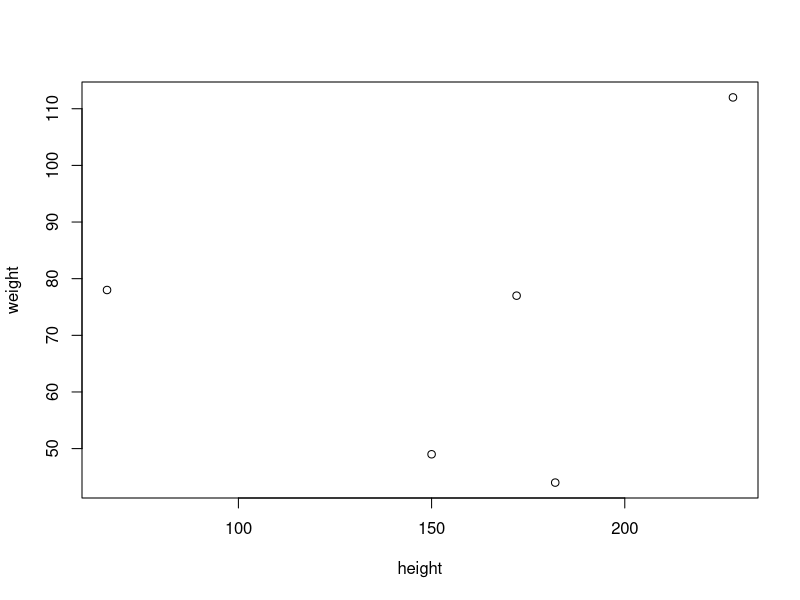
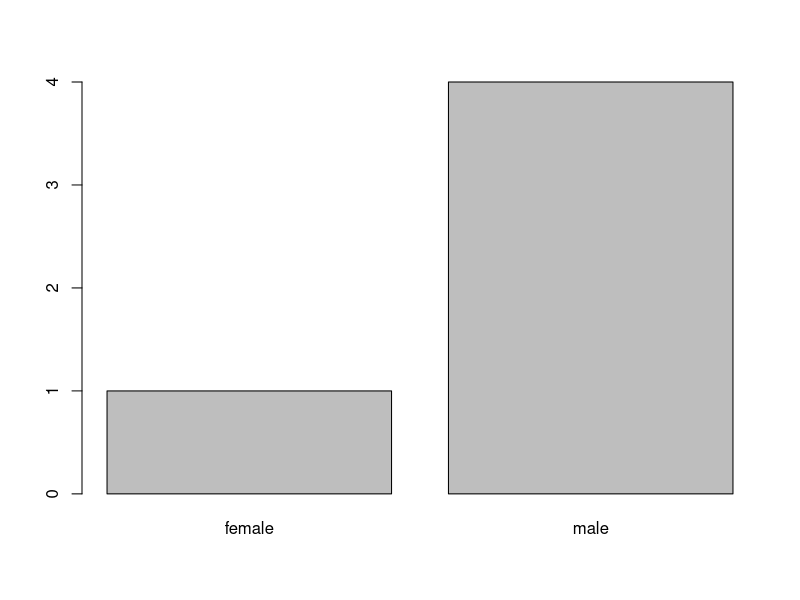
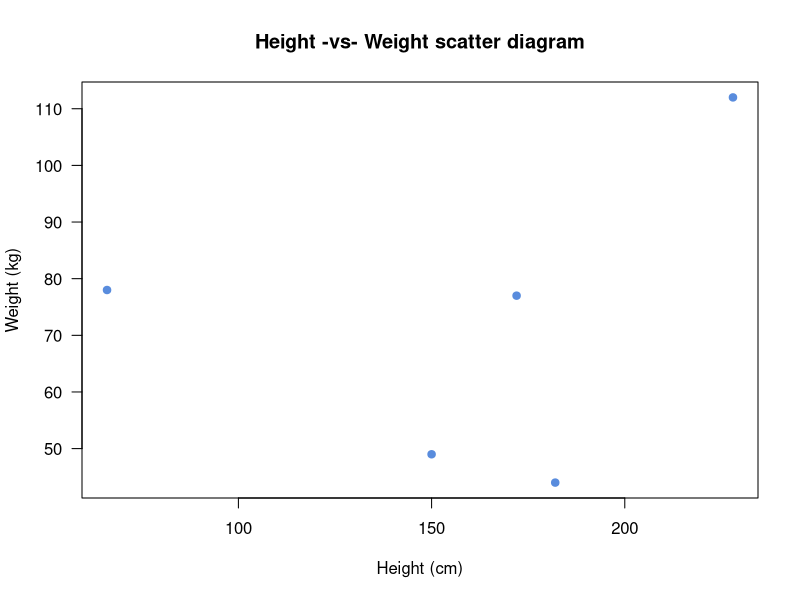
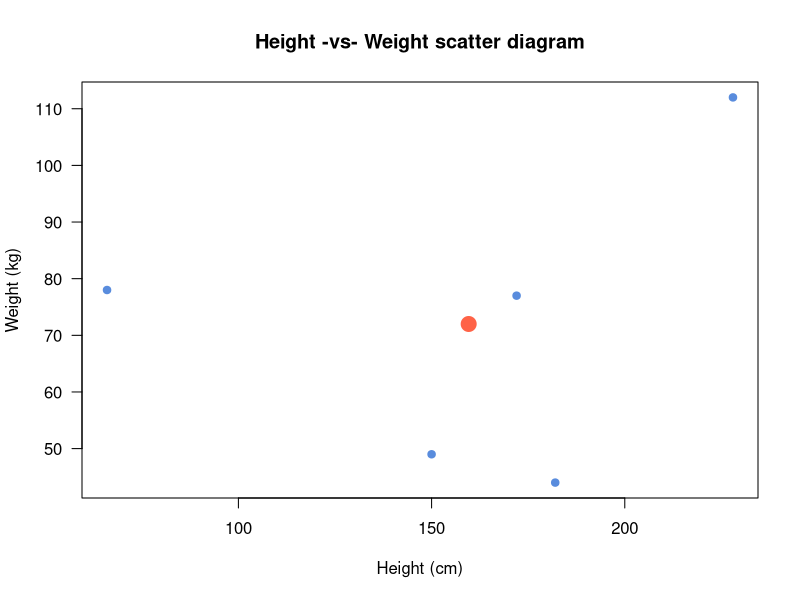
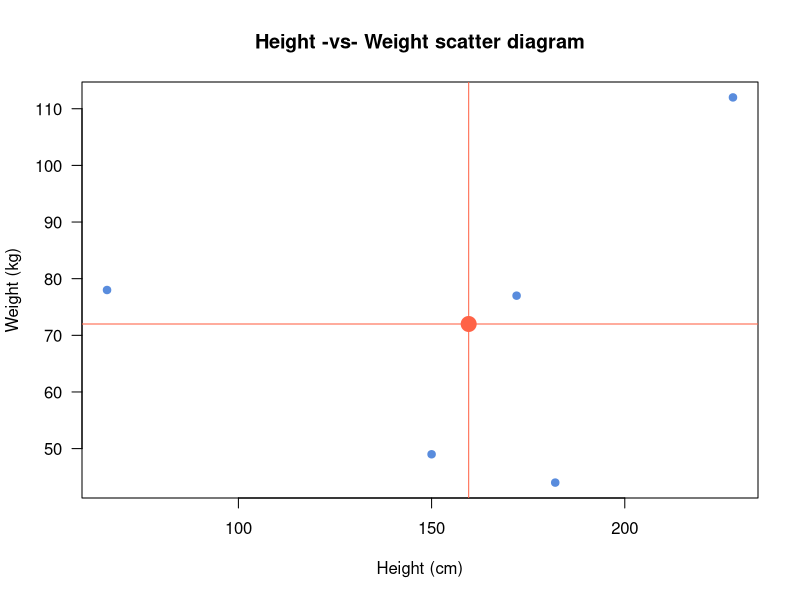
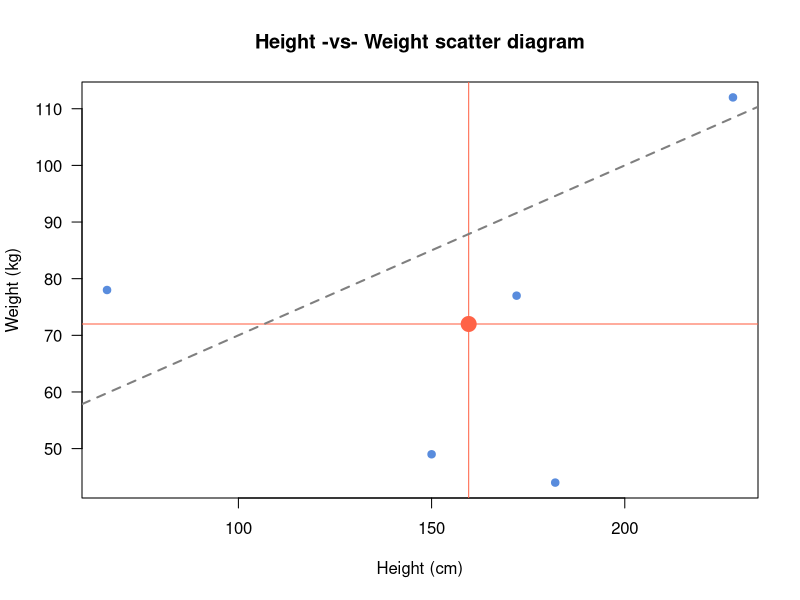
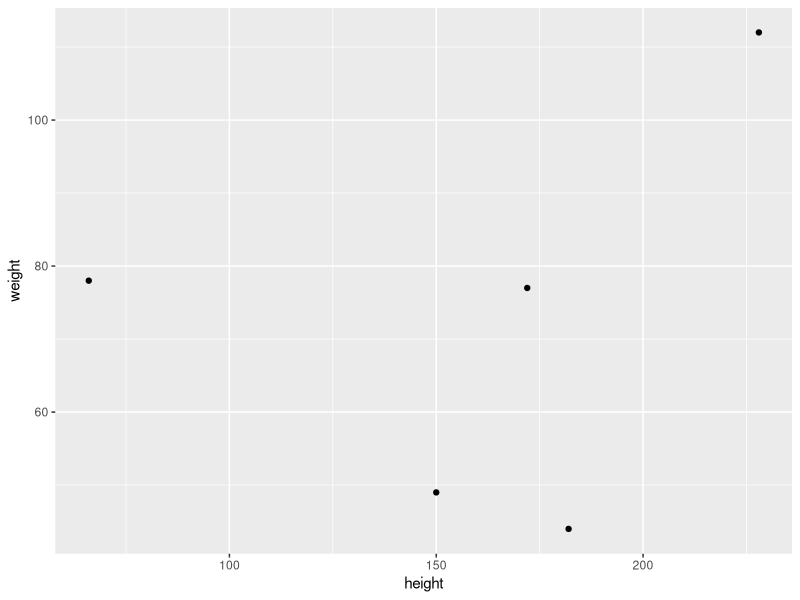
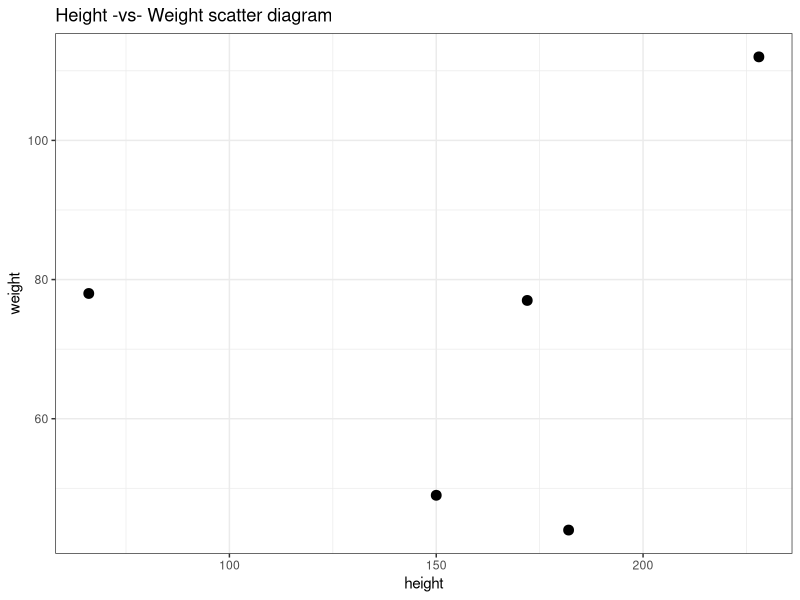

Recreate these plots in R, in order.
## ---- chunk 1
knitr::opts_chunk$set(echo = TRUE)
## ---- chunk 2
library(xtable)
dat = data.frame(
  name = c('Luke', 'Leia', 'Obi-Wan', 'Yoda', 'Chebacca'),
  sex = c('male', 'female', 'male', 'male', 'male'),
  height = c(172, 150, 182, 66, 228),
  weight = c(77, 49, 44, 78, 112)
)
## ---- chunk 3
xtb <- xtable(dat, digits = 2)
print(xtb, comment = FALSE, type = 'latex',
      include.rownames = FALSE)
## ---- chunk 4
height = c(172, 150, 182, 66, 228)  # in centimeters
weight = c(77, 49, 44, 78, 112)     # in kilograms

# default scatter diagram
plot(height, weight)
## ---- chunk 5
# qualitative variable (as an R factor)
sex = factor(c('male', 'female', 'male', 'male', 'male'))

# default scatter diagram
plot(sex)
## ---- chunk 6
# nicer scatter diagram
plot(height, weight, 
     las = 1,         # orientation of y-axis tick marks 
     pch = 19,        # filled dots
     col = '#598CDD', # color of dots
     xlab = 'Height (cm)',   # x-axis label
     ylab = 'Weight (kg)',   # y-axis label
     main = 'Height -vs- Weight scatter diagram')
## ---- chunk 7
avg_height = mean(height)
avg_weight = mean(weight)
## ---- chunk 8
# scatter diagram
plot(height, weight, 
     las = 1,         # orientation of y-axis tick marks 
     pch = 19,        # filled dots
     col = '#598CDD', # color of dots
     xlab = 'Height (cm)',   # x-axis label
     ylab = 'Weight (kg)',   # y-axis label
     main = 'Height -vs- Weight scatter diagram')
# point of averages
points(avg_height, avg_weight, pch = 19, cex = 2, col = "tomato")
## ---- chunk 9
# scatter diagram
plot(height, weight, 
     las = 1,         # orientation of y-axis tick marks 
     pch = 19,        # filled dots
     col = '#598CDD', # color of dots
     xlab = 'Height (cm)',   # x-axis label
     ylab = 'Weight (kg)',   # y-axis label
     main = 'Height -vs- Weight scatter diagram')
# guide lines for point of avgs
abline(h = avg_weight, v = avg_height, col = "tomato")
# point of averages
points(avg_height, avg_weight, pch = 19, cex = 2, col = "tomato")
## ---- chunk 10
# scatter diagram
plot(height, weight, 
     las = 1,         # orientation of y-axis tick marks 
     pch = 19,        # filled dots
     col = '#598CDD', # color of dots
     xlab = 'Height (cm)',   # x-axis label
     ylab = 'Weight (kg)',   # y-axis label
     main = 'Height -vs- Weight scatter diagram')
# guide lines for point of avgs
abline(h = avg_weight, v = avg_height, col = "tomato")
# line with intercep and slope
abline(a = 40, b = 0.3, col = "gray50", lty = 2, lwd = 2)
# point of averages
points(avg_height, avg_weight, pch = 19, cex = 2, col = "tomato")
## ---- chunk 11
# load ggplot2
library(ggplot2)
## ---- chunk 12
dat = data.frame(
  name = c('Luke', 'Leia', 'Obi-Wan', 'Yoda', 'Chewbacca'),
  sex = c('male', 'female', 'male', 'male', 'male'),
  height = c(172, 150, 182, 66, 228),
  weight = c(77, 49, 44, 78, 112)
)
## ---- chunk 13
ggplot(data = dat, aes(x = height, y = weight)) +
  geom_point()
## ---- chunk 14
ggplot(data = dat, aes(x = height, y = weight)) +
  geom_point(size = 3) +
  theme_bw() +
  ggtitle("Height -vs- Weight scatter diagram")
## ---- chunk 15
ggplot(data = dat, aes(x = height, y = weight)) +
  geom_point(size = 3) +
  geom_text(aes(label = name), hjust=0, vjust=0) +
  xlim(0, 300) +
  theme_bw() +
  ggtitle("Height -vs- Weight scatter diagram")
## ---- chunk 16
# data frame for the point of averages
avgs = data.frame(height = avg_height, weight = avg_weight)
avgs
## ---- chunk 17
ggplot(data = dat, aes(x = height, y = weight)) +
  geom_point(size = 3) +
  geom_point(data = avgs, aes(x = height, y = weight), 
             col = "tomato", size = 4) +
  geom_text(aes(label = name), hjust=0, vjust=0) +
  xlim(0, 300) +
  theme_bw() +
  ggtitle("Height -vs- Weight scatter diagram")
## ---- chunk 18
ggplot(data = dat, aes(x = height, y = weight)) +
  geom_point(size = 3) +
  geom_point(data = avgs, aes(x = height, y = weight), 
             col = "tomato", size = 4) +
  geom_vline(xintercept = avg_height, col = 'tomato') +
  geom_hline(yintercept = avg_weight, col = 'tomato') +
  geom_text(aes(label = name), hjust=0, vjust=0) +
  xlim(0, 300) +
  theme_bw() +
  ggtitle("Height -vs- Weight scatter diagram")
